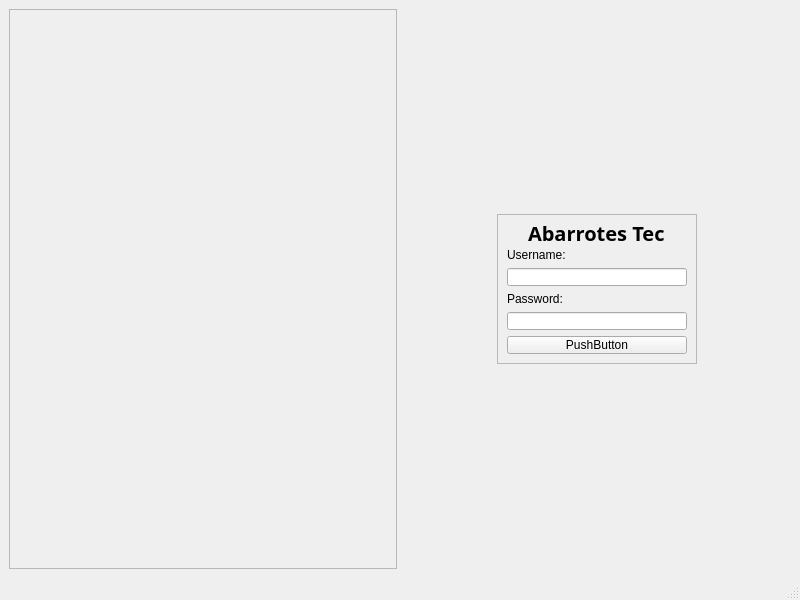
<?xml version="1.0" encoding="UTF-8"?>
<ui version="4.0">
 <class>MainWindow</class>
 <widget class="QMainWindow" name="MainWindow">
  <property name="geometry">
   <rect>
    <x>0</x>
    <y>0</y>
    <width>800</width>
    <height>600</height>
   </rect>
  </property>
  <property name="windowTitle">
   <string>MainWindow</string>
  </property>
  <widget class="QWidget" name="centralwidget">
   <layout class="QHBoxLayout" name="horizontalLayout">
    <item>
     <widget class="QFrame" name="frame_2">
      <property name="frameShape">
       <enum>QFrame::StyledPanel</enum>
      </property>
      <property name="frameShadow">
       <enum>QFrame::Raised</enum>
      </property>
     </widget>
    </item>
    <item alignment="Qt::AlignHCenter|Qt::AlignVCenter">
     <widget class="QFrame" name="frame">
      <property name="minimumSize">
       <size>
        <width>200</width>
        <height>0</height>
       </size>
      </property>
      <property name="maximumSize">
       <size>
        <width>200</width>
        <height>150</height>
       </size>
      </property>
      <property name="frameShape">
       <enum>QFrame::StyledPanel</enum>
      </property>
      <property name="frameShadow">
       <enum>QFrame::Raised</enum>
      </property>
      <layout class="QVBoxLayout" name="verticalLayout">
       <item alignment="Qt::AlignHCenter">
        <widget class="QLabel" name="label">
         <property name="maximumSize">
          <size>
           <width>16777215</width>
           <height>50</height>
          </size>
         </property>
         <property name="font">
          <font>
           <family>News706 BT</family>
           <pointsize>15</pointsize>
           <weight>75</weight>
           <italic>false</italic>
           <bold>true</bold>
          </font>
         </property>
         <property name="text">
          <string>Abarrotes Tec</string>
         </property>
        </widget>
       </item>
       <item>
        <widget class="QLabel" name="label_2">
         <property name="minimumSize">
          <size>
           <width>50</width>
           <height>0</height>
          </size>
         </property>
         <property name="maximumSize">
          <size>
           <width>16777215</width>
           <height>20</height>
          </size>
         </property>
         <property name="text">
          <string>Username:</string>
         </property>
        </widget>
       </item>
       <item>
        <widget class="QLineEdit" name="lineEdit"/>
       </item>
       <item>
        <widget class="QLabel" name="label_3">
         <property name="maximumSize">
          <size>
           <width>16777215</width>
           <height>50</height>
          </size>
         </property>
         <property name="text">
          <string>Password:</string>
         </property>
        </widget>
       </item>
       <item>
        <widget class="QLineEdit" name="lineEdit_2">
         <property name="echoMode">
          <enum>QLineEdit::Password</enum>
         </property>
        </widget>
       </item>
       <item>
        <widget class="QPushButton" name="pushButton">
         <property name="text">
          <string>PushButton</string>
         </property>
        </widget>
       </item>
      </layout>
     </widget>
    </item>
   </layout>
  </widget>
  <widget class="QMenuBar" name="menubar">
   <property name="geometry">
    <rect>
     <x>0</x>
     <y>0</y>
     <width>800</width>
     <height>21</height>
    </rect>
   </property>
  </widget>
  <widget class="QStatusBar" name="statusbar"/>
 </widget>
 <resources/>
 <connections/>
</ui>
